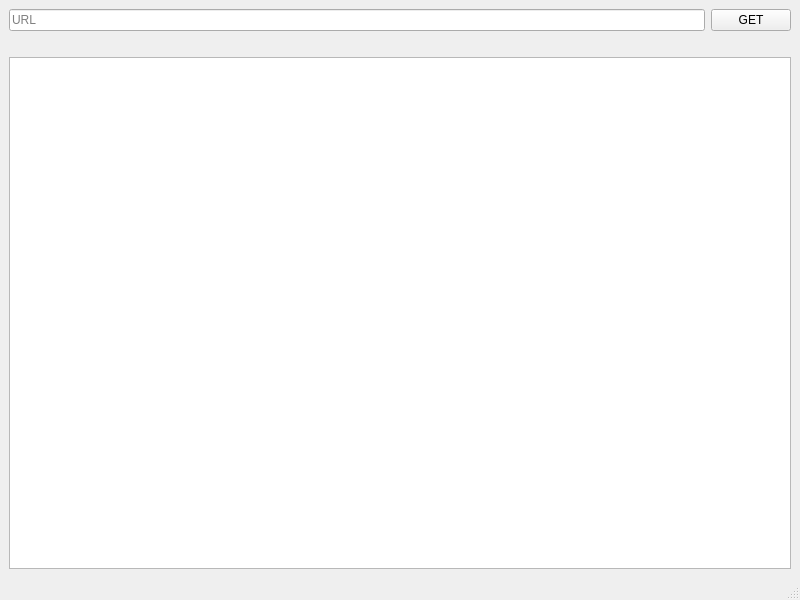
<?xml version="1.0" encoding="UTF-8"?>
<ui version="4.0">
 <class>MainWindow</class>
 <widget class="QMainWindow" name="MainWindow">
  <property name="geometry">
   <rect>
    <x>0</x>
    <y>0</y>
    <width>800</width>
    <height>600</height>
   </rect>
  </property>
  <property name="windowTitle">
   <string>MainWindow</string>
  </property>
  <widget class="QWidget" name="centralwidget">
   <layout class="QGridLayout" name="gridLayout">
    <item row="0" column="0">
     <layout class="QVBoxLayout" name="verticalLayout">
      <item>
       <layout class="QHBoxLayout" name="horizontalLayout_2">
        <item>
         <widget class="QLineEdit" name="lineEdit">
          <property name="placeholderText">
           <string>URL</string>
          </property>
         </widget>
        </item>
        <item>
         <widget class="QPushButton" name="pushButton">
          <property name="text">
           <string>GET</string>
          </property>
         </widget>
        </item>
       </layout>
      </item>
      <item>
       <spacer name="horizontalSpacer">
        <property name="orientation">
         <enum>Qt::Horizontal</enum>
        </property>
        <property name="sizeHint" stdset="0">
         <size>
          <width>40</width>
          <height>20</height>
         </size>
        </property>
       </spacer>
      </item>
      <item>
       <widget class="QGraphicsView" name="graphicsView"/>
      </item>
     </layout>
    </item>
   </layout>
  </widget>
  <widget class="QMenuBar" name="menubar">
   <property name="geometry">
    <rect>
     <x>0</x>
     <y>0</y>
     <width>800</width>
     <height>21</height>
    </rect>
   </property>
  </widget>
  <widget class="QStatusBar" name="statusbar"/>
 </widget>
 <resources/>
 <connections/>
</ui>
